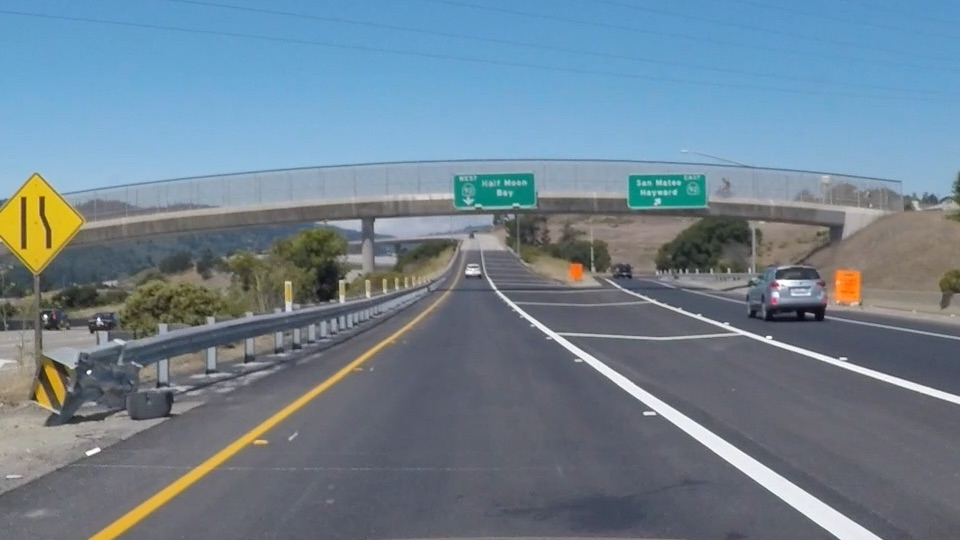
#> input picture Project-1 Lane Finding/CannyEdgeDetection/test.jpg, 960 x 540 px
$ python main.py
#> lines starting #> are read from the running program, lines starting #| are printed output that depends on the picture; after the words box and inside, x2 and y2 are one past the last pixel; in counts of white or black regions, pixels touching at a corner belong together
# Canny Edge Detection in Images
# Used when we have lane lines of multiple color i.e. Yellow and White.
# In this case using Canny Edge Detection solves our purpose.

import cv2
import numpy as np
import matplotlib.pyplot as plt
from matplotlib.image import imread
from matplotlib import style
style.use('ggplot')


# Plot Image Values
def plot_image(title,image):
    fig, ax = plt.subplots()
    ax.imshow(image)
    ax.set_title(title)
    ax.set_axis_off()
    plt.show()


# Read in the Image
img = imread('test.jpg')
#> img is the input picture: shape (540, 960, 3); mean R, G, B 111.3, 130.2, 144.4
plot_image('Input Image',img)


image = np.copy(img)

# Convert Color to Grayscale
gray_img = cv2.cvtColor(image,cv2.COLOR_BGR2GRAY)
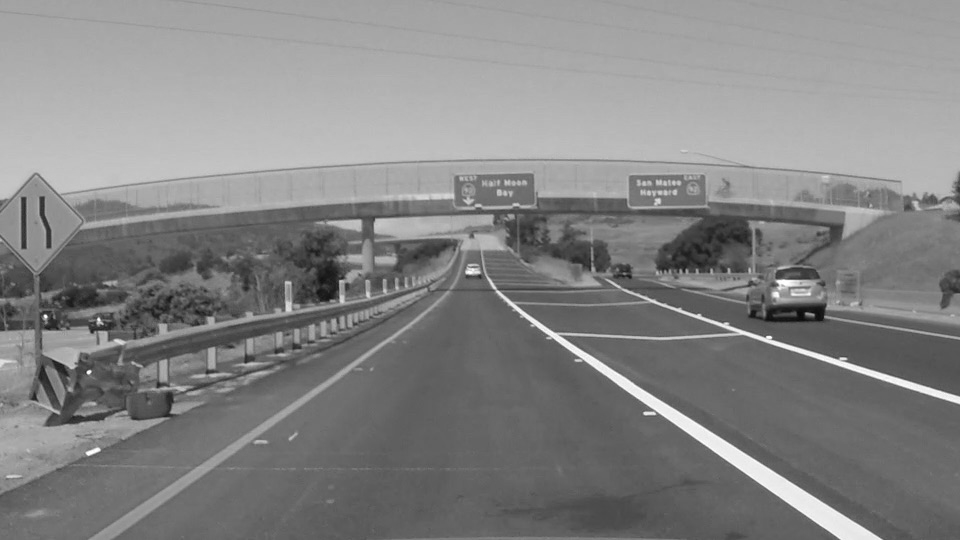
#> gray_img: shape (540, 960); min 9, max 255, mean 132.3
plt.imshow(gray_img,cmap='gray')
plt.axis('off')
plt.title('Color to Grayscale Image')
plt.show()


# Gaussian Blurring
# We'll also include Gaussian smoothing, before running Canny, which is essentially a way of suppressing noise and spurious gradients by averaging.
# cv2.Canny() actually applies Gaussian smoothing internally, but we include it here because you can get a different result by applying further smoothing
kernel_size = 5
blur_gray = cv2.GaussianBlur(gray_img,(kernel_size,kernel_size),0)
plt.imshow(blur_gray,cmap='gray')
plt.axis('off')
plt.title('Image after Gaussian Blur')


# Canny Edge Detector
# In this case, you are applying Canny to the image gray and your output will be another image called edges.
# low_threshold and high_threshold are your thresholds for edge detection.
# The algorithm will first detect strong edge (strong gradient) pixels above the high_threshold, and reject pixels below the low_threshold.
# Next, pixels with values between the low_threshold and high_threshold will be included as long as they are connected to strong edges.
low_threshold = 50
high_threshold = 150
canny_img = cv2.Canny(blur_gray,low_threshold, high_threshold)
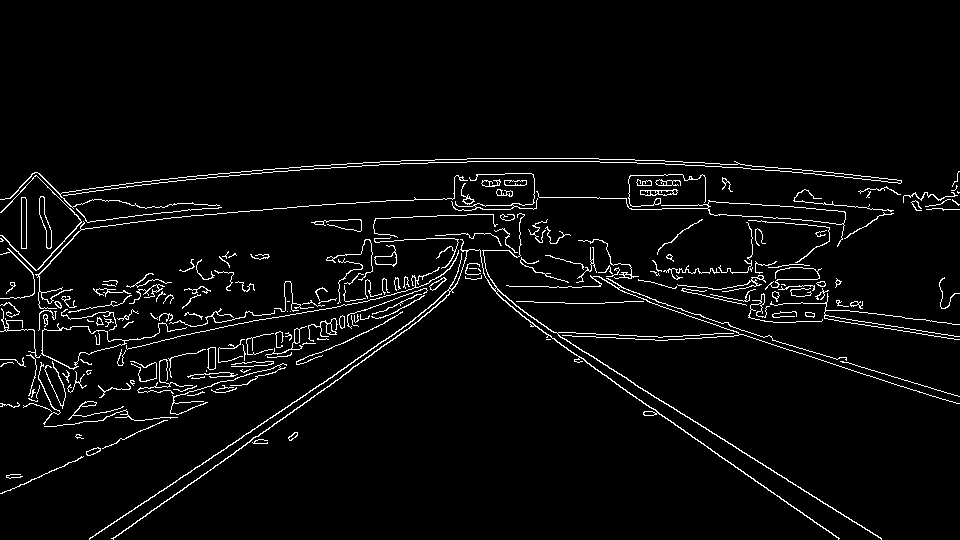
#> canny_img: shape (540, 960); 3.8% white in thin lines or dots, all inside (x1, y1, x2, y2) = (0, 158, 960, 540)
plt.imshow(canny_img,cmap='Greys_r')
plt.axis('off')
plt.title('Image with Canny Edge Detection')
plt.show()
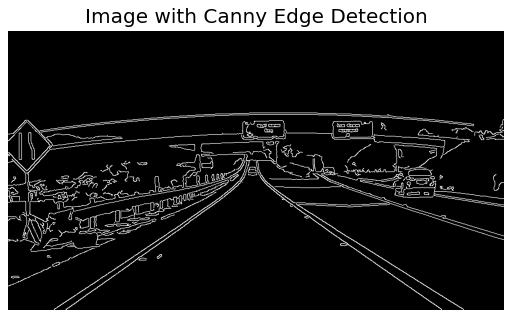
#> figure drawn by matplotlib, 1 panel

# ---------------------- EOC --------------------------
